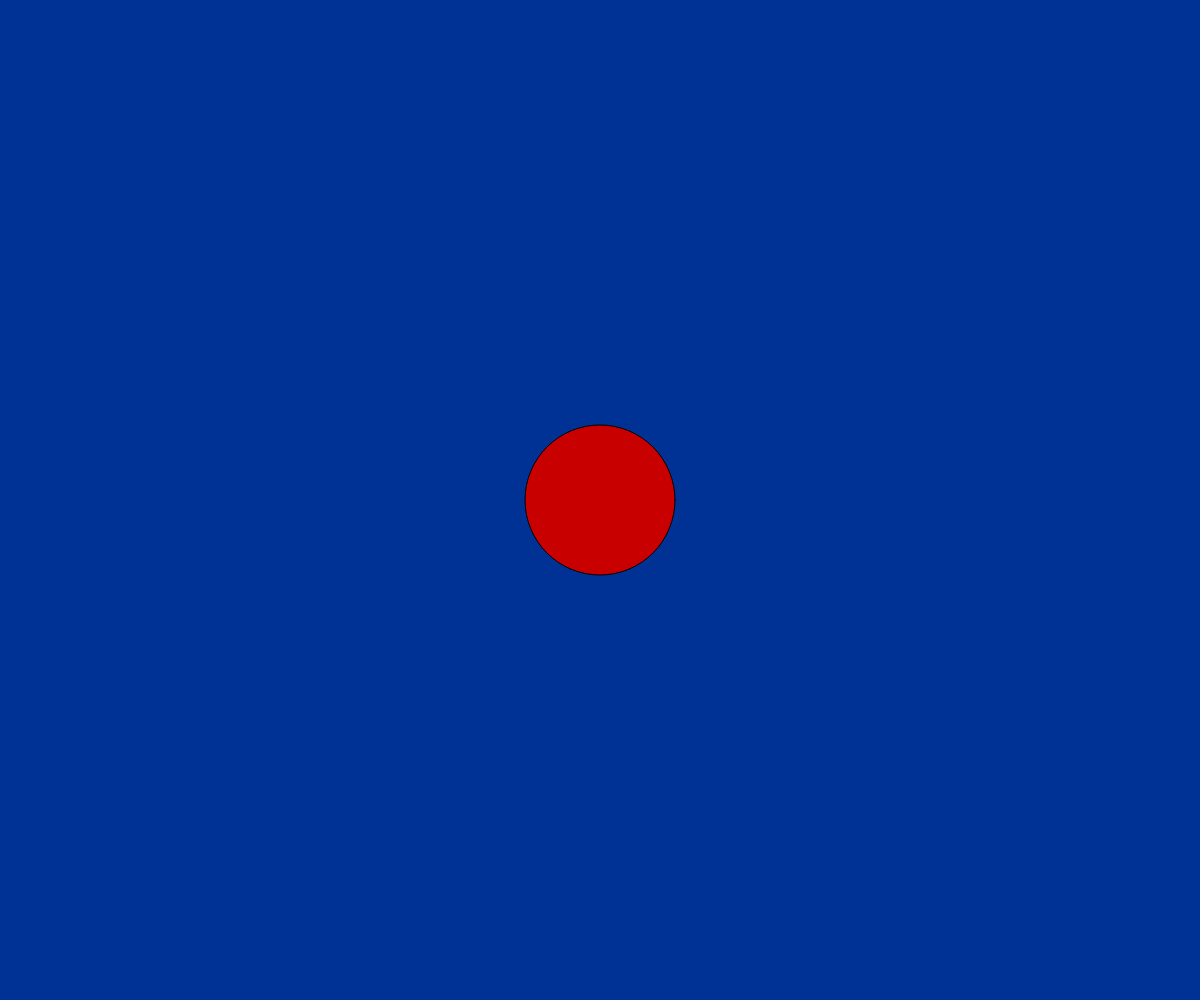
Frame 1 (no input)
Frame 60 (no input): identical to frame 1, image omitted
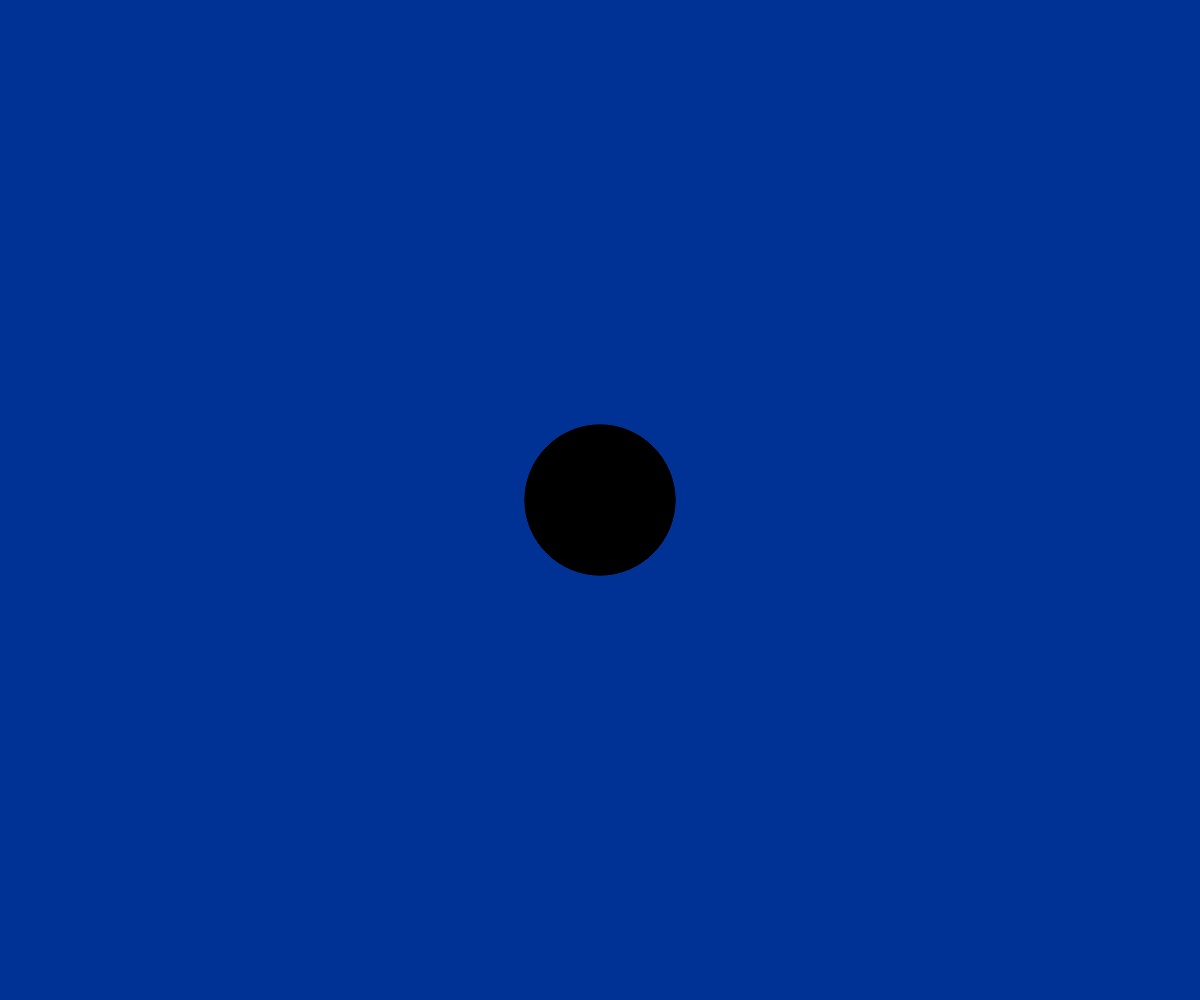
Frame 120 (the mouse pressed at the canvas centre since frame 60)

The p5.js sketch that drew these frames (run headless with seeded random() and noise() and a simulated clock; from frame 60 on, the mouse is pressed at the canvas centre):

// p5.js sketch
// ── sketch.js
// Project Title
// Your Name
// Date
//
// Extra for Experts:
// - describe what you did to take this project "above and beyond"

let ang = 1;
function setup() {
  createCanvas(windowWidth, windowHeight);

}

function button(){
  fill(200,0,0);
  ellipse(width/2,height/2,150,150);
  if(mouseIsPressed){
    fill(0);
    ellipse(width/2,height/2,150,150);
  }
}

function draw() {
  background(0,50,150);
  if(mouseIsPressed){
    ang += ang;
  }

  button();
  return ang;
}
